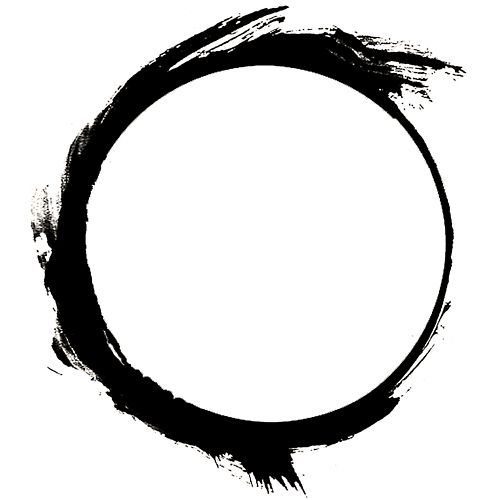
#> input picture arrivals.jpg, 500 x 500 px
$ python CA.py
#> lines starting #> are read from the running program, lines starting #| are printed output that depends on the picture; after the words box and inside, x2 and y2 are one past the last pixel; in counts of white or black regions, pixels touching at a corner belong together
### model.py
# Python script with all of the Functions to run the CA model

import numpy as np
import matplotlib.pyplot as plt
import random
import scipy

def Counter(cells):
    ones = sum([sum(cells[0, :]), sum(cells[1, :]), sum(cells[2, :])])
    if cells[1, 1] == 1:
        ones -= 1
    return(ones)

# [7 lines left out: function Counter2, not called in this run]

def Rule(ones):
    if ones == 0:
        return 0
    elif ones < 2:
        return 0
    elif ones <= 5:
        return 1
    elif ones > 5:
        return 0
    elif ones == 8:
        return 0

# [36 lines left out: functions Rule2, CA2D, not called in this run]

def CA2D_boundary_free(initial, iterations):
    # Creation of a master array of 0's with the necessary dimensions
    x_len = len(initial[0, 0,:])
    y_len = len(initial[0, :,])
    array = np.zeros((iterations, x_len, y_len))
    master = np.concatenate((initial, array), axis = 0)

    # Loop within which the array will be updated
    for y in range(1, iterations):

        left_edge = master[y, :, 0] # Save all the edges of the CA
        right_edge = master[y, :, -1]
        top_edge = master[y, 0, :]
        bottom_edge = master[y, -1, :]

        topleft_corner = master[y, 0, 0] # Save all the corners of the CA
        topright_corner = master[y, 0, -1]
        bottomleft_corner = master[y, -1, 0]
        bottomright_corner = master[y, -1, -1]

        # Combine edges and corners to create two large edges and two smaller edges
        top_edge = np.lib.pad(top_edge, (1,1), "constant", constant_values=(bottomright_corner, bottomleft_corner))
        bottom_edge = np.lib.pad(bottom_edge, (1,1), "constant", constant_values=(topright_corner, topleft_corner))

        # Now add the edges and corners of the CA to a new matrix such that we extend the surface of the CA
        surface = np.zeros(((x_len + 2), (y_len + 2)))
        surface[0] = top_edge
        surface[-1] = bottom_edge
        surface[1:-1, 0] = left_edge
        surface[1:-1, -1] = right_edge
        surface[1:-1, 1:-1] = master[y]

        for i in range(1, (len(surface[:,0]) - 1)):
            for j in range(1, (len(surface[0,:]) - 1)):
                cells = np.array([[surface[i + 1, j - 1], surface[i + 1, j], surface[i + 1, j + 1]],
                         [surface[i, j - 1], surface[i, j], surface[i, j + 1]],
                        [surface[i - 1, j - 1], surface[i - 1, j], surface[i - 1, j + 1]]])
                #master[y + 1, (i - 1), (j - 1)] = Rule2(Counter2(cells)[0], Counter2(cells)[1])
                master[y + 1, (i - 1), (j - 1)] = Rule(Counter(cells))

    return(master)

#Python script used to convert an image into black and white

def import_image(image_name, black_white_balance):
#> called with image_name = 'arrivals.jpg', black_white_balance = 150
	new_image = scipy.ndimage.imread("%s"% image_name, flatten=True)
#> new_image: shape (500, 500) float32; min 0, max 255, mean 215.1

	for i in range(len(new_image[:,0])):
	    for j in range(len(new_image[0, :])):
	        if new_image[i, j] >= black_white_balance:
	            new_image[i, j] = 0
	        else:
	            new_image[i, j] = 1
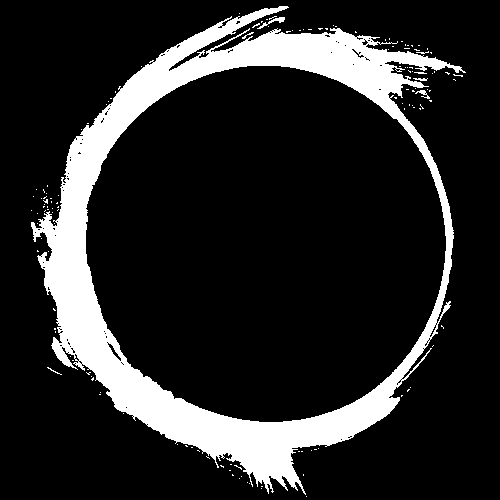
#> new_image: shape (500, 500) float32; values 0 (black) and 1 (white), 15.9% white; 136 white regions (130 under 20 px), largest, box (x1, y1, x2, y2) and area: (31, 6, 466, 495) 39097, (257, 17, 285, 29) 85, (415, 90, 430, 99) 49, (413, 78, 428, 81) 29, (242, 32, 254, 39) 22, (47, 367, 62, 375) 21
	return(new_image)


# Python function to create a word in array form from a dictionary
def words(string_input, dictionary):
	word = string_input

	first_letter = dictionary[word[0]]

	for i in range(1, len(word)):
		first_letter = np.concatenate((first_letter, dictionary[word[i]]), axis=1)

	return(first_letter)

def create_canvas(x_size, y_size):
	canvas = np.array([[[0 for x in range(x_size)] for y in range(y_size)] for z in range(2)])
	return(canvas)


# [31 lines left out: functions insert_words, collage, not called in this run]

### CA.py
import numpy as np
import matplotlib.pyplot as plt
from matplotlib.animation import ArtistAnimation
from matplotlib.animation import FuncAnimation
# import random
# import time
# import scipy
from scipy import ndimage
from PIL import Image
from model import Counter
from model import Rule
from model import CA2D
from model import CA2D_boundary_free
from model import import_image
from model import Counter2
from model import Rule2
from alphabet import alphabet
from model import words
from model import create_canvas
from model import insert_words
from model import collage
from PIL import Image

    #### Here create the initial input array ####

#m = np.array([[[1 for x in range(50)] for y in range(50)] for z in range(2)])

#m = np.array([[[0 if x%2==0 else 1 for x in range(50)] for y in range(50)] for z in range(2)])
#m[-1, -1, -1] = 1
# love = words('l o v e', alphabet)


# rotation = words('&', alphabet)


# #m[-1, 53:56, 43:58] = love
# #m[-1, 48:52, 35:65] = rotation
# new_dionysus = import_image('Dionysus.jpg', 110)

# m[-1, :, :] = new_dionysus

m = create_canvas(500, 500)
circles = import_image('arrivals.jpg', 150)
m[-1, :, :] = circles

plt.imshow(circles)
plt.show()

text = words('T H I S  I S  N O T  Y O U R  T Y P I C A L  S E T T I N G  ', alphabet)
text1 = words('T H I S  I S  N O T  Y O U R  T Y P I C A L  S E T T I N G  U N L E S S  Y O U  ', alphabet)
text2 = words('T H I S  I S  N O T  Y O U R  T Y P I C A L  S E T T I N G  U N L E S S  Y O U  W A N T  ', alphabet)
text3 = words('T H I S  I S  N O T  Y O U R  T Y P I C A L  S E T T I N G  U N L E S S  Y O U  W A N T  T O  B E  L O S T ', alphabet)
text4 = words('T H I S  I S  N O T  Y O U R  T Y P I C A L  S E T T I N G  U N L E S S  Y O U  W A N T  T O  B E  L O S T  in translation  we  trust  ', alphabet)

# texts = [text, text1, text2, text3, text4]
# canvas = insert_words(text4, m)
# iterations_per_image = [20, 15, 4, 10, 2]

full_CellularAutomata = CA2D_boundary_free(m, 50)
#> (the run stopped early here; a loop or call above may not have finished)
